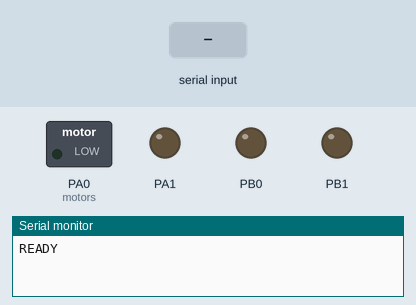
The program below on a simulated STM32 Blue Pill. Parts: switched loads named in the program (green lamp = pin HIGH), output pins drawn as LEDs (lit = HIGH), the last lines printed to the serial monitor. The inputs (shaded band) are chosen by the test bench.

Above: at 1.2 s.
1.3 s: "status:150\n" received over Serial
At 1.51 s:
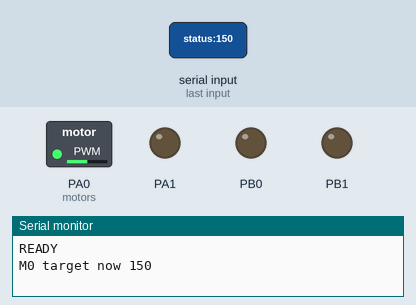
3.1 s: "status:1\n" received over Serial
4.6 s: "1:90\n" received over Serial
At 4.74 s:
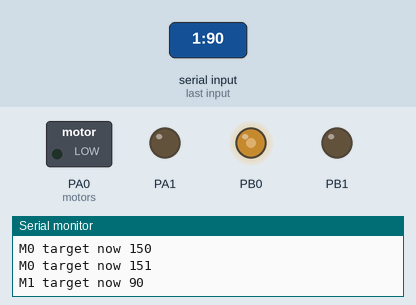
6.3 s: "1:90:45\n" received over Serial
At 8.0 s:
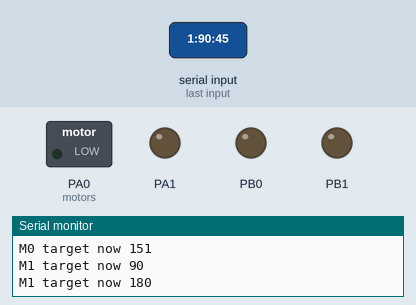
Timing chart, 0 to 8.8 s (numbered marks = the images above; inputs shaded):
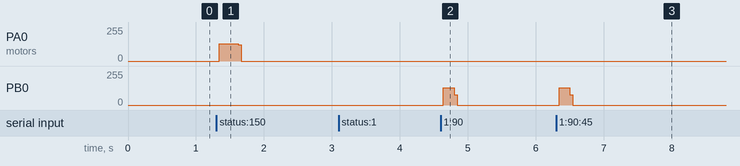

Measured:
- after the input at 1.3 s, PA0 (motors): 0/255 → 129/255 at once, → 0/255 0.28 s later
- after the input at 4.6 s, PB0: 0/255 → 129/255 at once, → 0/255 0.16 s later
- after the input at 6.3 s, PB0: 0/255 → 129/255 at once, → 0/255 0.16 s later

The program:

main.cpp
```cpp
#include <Arduino.h>
#include "motor.h"
#include "config.h"

void processCommand(String line) {
  line.trim();

  if (line == "status") {
    printStatus();
    return;
  }

  if (line == "home") {
    homeAllMotors();
    Serial.println("HOMED");
    return;
  }

  if (line.startsWith("pulse:")) {
    int colon1 = line.indexOf(':');
    int colon2 = line.indexOf(':', colon1 + 1);
    if (colon2 > 0) {
      int motorIdx = line.substring(colon1+1, colon2).toInt();
      long count = line.substring(colon2+1).toInt();
      if (motorIdx >= 0 && motorIdx < NUM_MOTORS) {
        Motor &m = motors[motorIdx];
        Serial.print("Pulsing M");
        Serial.print(motorIdx);
        Serial.print(" ");
        Serial.print(count);
        Serial.println(" times (blocking)...");
        digitalWrite(m.dirPin, LOW);
        delayMicroseconds(50);
        for (long i = 0; i < count; i++) {
          digitalWrite(m.pulPin, HIGH);
          delayMicroseconds(200);
          digitalWrite(m.pulPin, LOW);
          delayMicroseconds(200);
        }
        Serial.println("DONE");
      }
    }
  }

  int colon = line.indexOf(':');
  if (colon > 0) {
    int motorIdx = line.substring(0, colon).toInt();
    long steps = line.substring(colon + 1).toInt();
    if (motorIdx >= 0 && motorIdx < NUM_MOTORS) {
      moveMotor(motorIdx, steps);
      Serial.print("M");
      Serial.print(motorIdx);
      Serial.print(" target now ");
      Serial.println(motors[motorIdx].targetPosition);
    }
  }
}

void readSerial() {
  static String inputBuffer = "";
  static unsigned long lastByteMillis = 0;
  const unsigned long LINE_TIMEOUT_MS = 100;

  while (Serial.available()) {
    char c = Serial.read();
    lastByteMillis = millis();
    if (c == '\n' || c == '\r') {
      if (inputBuffer.length() > 0) {
        processCommand(inputBuffer);
        inputBuffer = "";
      }
    } else {
      inputBuffer += c;
    }
  }

  if (inputBuffer.length() > 0 && (millis() - lastByteMillis > LINE_TIMEOUT_MS)) {
    processCommand(inputBuffer);
    inputBuffer = "";
  }
}

void setup() {
  Serial.begin(115200);
  initMotors();
  while (!Serial) { delay(10); }
  Serial.println("READY");
}

void loop() {
  readSerial();
  serviceAllMotors();
}
```

motor.cpp
```cpp
#include "motor.h"
#include "config.h"

void initMotors() {
  for (int i = 0; i < NUM_MOTORS; i++) {
    pinMode(motors[i].pulPin, OUTPUT);
    pinMode(motors[i].dirPin, OUTPUT);
    digitalWrite(motors[i].pulPin, LOW);
    digitalWrite(motors[i].dirPin, LOW);
  }
}

void serviceMotor(Motor &m) {
  if (m.currentPosition == m.targetPosition) return;

  unsigned long now = micros();
  if (now - m.lastEdgeMicros < m.halfPeriodMicros) return;

  bool dirHigh = (m.targetPosition > m.currentPosition);
  digitalWrite(m.dirPin, dirHigh ? LOW : HIGH);

  m.pulseState = !m.pulseState;
  digitalWrite(m.pulPin, m.pulseState ? HIGH : LOW);
  m.lastEdgeMicros = now;

  if (!m.pulseState) {
    m.currentPosition += dirHigh ? 1 : -1;
  }
}

void serviceAllMotors() {
  for (int i = 0; i < NUM_MOTORS; i++) {
    serviceMotor(motors[i]);
  }
}

void homeAllMotors() {
  for (int i = 0; i < NUM_MOTORS; i++) {
    motors[i].currentPosition = 0;
    motors[i].targetPosition = 0;
  }
}

void moveMotor(int motorIdx, long stepsDelta) {
  if (motorIdx < 0 || motorIdx >= NUM_MOTORS) return;
  motors[motorIdx].targetPosition += stepsDelta;
}

void printStatus() {
  for (int i = 0; i < NUM_MOTORS; i++) {
    Serial.print("M");
    Serial.print(i);
    Serial.print(" pos=");
    Serial.print(motors[i].currentPosition);
    Serial.print(" target=");
    Serial.println(motors[i].targetPosition);
  }
}
```

motor.h
```cpp
#pragma once
#include <Arduino.h>

struct Motor {
  uint8_t pulPin;
  uint8_t dirPin;
  long currentPosition;
  long targetPosition;
  unsigned long lastEdgeMicros;
  unsigned long halfPeriodMicros;
  bool pulseState;
};

void initMotors();
void serviceMotor(Motor &m);
void serviceAllMotors();
void homeAllMotors();
void moveMotor(int motorIdx, long stepsDelta);
void printStatus();
```

config.cpp
```cpp
#include "config.h"

const int NUM_MOTORS = 2; // ubah angka sesuai jumlah stepper

Motor motors[] = {
  // pulPin, dirPin, currentPos, targetPos, lastEdgeMicros, halfPeriodMicros, pulseState
  //{PA0, PA1, 0, 0, 0, 200, false},   // J1
  //{PA2, PA3, 0, 0, 0, 200, false},   // J2
  //{PA4, PA5, 0, 0, 0, 200, false},   // J3
  {PA0, PA1, 0, 0, 0, 200, false},   // J4
  {PB0, PB1, 0, 0, 0, 200, false},  // J5
  //{PB11, PB12, 0, 0, 0, 200, false}, // J6
};
```

config.h
```cpp
#pragma once
#include "motor.h"

extern const int NUM_MOTORS;
extern Motor motors[];
```
